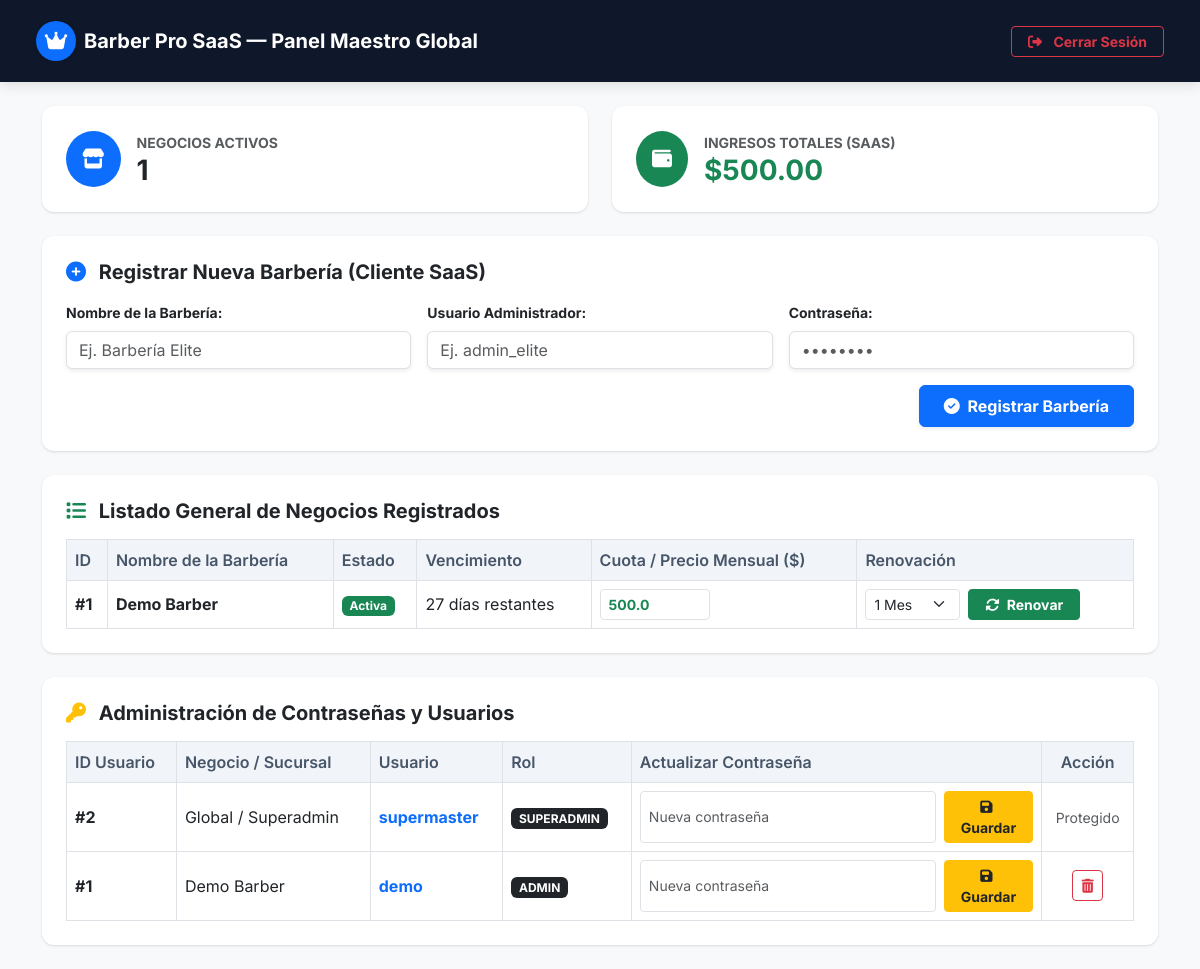
Page /superadmin (signed in) on the committed database.
### tables this page shows
CREATE TABLE negocios (
                id INTEGER PRIMARY KEY AUTOINCREMENT,
                nombre_barberia TEXT,
                dias_restantes INTEGER DEFAULT 27,
                precio_mensual REAL DEFAULT 500.0
            );

CREATE TABLE usuarios (
                id INTEGER PRIMARY KEY AUTOINCREMENT,
                id_negocio INTEGER,
                usuario TEXT,
                password TEXT,
                rol TEXT,
                cambiar_password INTEGER DEFAULT 0,
                FOREIGN KEY(id_negocio) REFERENCES negocios(id)
            );

### app.py (the view)
@app.route('/superadmin')
def superadmin():
    if session.get('rol') != 'superadmin':
        return redirect(url_for('login'))
    negocios = db.obtener_negocios_saas()
    ingresos_globales = db.obtener_ingresos_saas_totales()
    usuarios_globales = db.obtener_todos_los_usuarios()
    return render_template('superadmin.html',
                           negocios_python=negocios,
                           ingresos_globales=ingresos_globales,
                           usuarios_globales=usuarios_globales)

### app.py (called while the page is built)
@app.before_request
def guardia():
    rutas_publicas = ['login', 'login_demo', 'seleccionar_sucursal', 'suscripcion_vencida', 'forzar_cambio_password', 'abrir_caja_diaria_obligatoria']
    if request.endpoint not in rutas_publicas and request.endpoint != 'static':
        if 'usuario_logeado' not in session:
            return redirect(url_for('login'))
        if session.get('es_demo') and 'demo_expiracion' in session:
            if datetime.now().timestamp() > session['demo_expiracion']:
                session.clear()
                return redirect(url_for('login'))

### base_datos.py (called while the page is built)
    def conectar(self):
        return sqlite3.connect(self.nombre_bd)

    def obtener_negocios_saas(self):
        conexion = self.conectar()
        cursor = conexion.cursor()
        cursor.execute("SELECT id, nombre_barberia, dias_restantes, precio_mensual FROM negocios")
        n = cursor.fetchall()
        conexion.close()
        return n

    def obtener_ingresos_saas_totales(self):
        conexion = self.conectar()
        cursor = conexion.cursor()
        cursor.execute("SELECT SUM(monto) FROM ingresos_saas")
        total = cursor.fetchone()[0] or 0.0
        if total == 0.0:
            cursor.execute("SELECT SUM(precio_mensual) FROM negocios")
            total = cursor.fetchone()[0] or 0.0
        conexion.close()
        return total

    def obtener_todos_los_usuarios(self):
        conexion = self.conectar()
        cursor = conexion.cursor()
        cursor.execute("""
            SELECT u.id, COALESCE(n.nombre_barberia, 'Global / Superadmin'), u.usuario, u.rol
            FROM usuarios u
            LEFT JOIN negocios n ON u.id_negocio = n.id
            ORDER BY n.nombre_barberia ASC, u.usuario ASC
        """)
        usuarios = cursor.fetchall()
        conexion.close()
        return usuarios

### templates/superadmin.html (shortened to what this page needs)
<!DOCTYPE html>
<html lang="es">
<head>
    <link href="https://cdn.jsdelivr.net/npm/bootstrap@5.3.0/dist/css/bootstrap.min.css" rel="stylesheet">
    <link rel="stylesheet" href="https://cdnjs.cloudflare.com/ajax/libs/font-awesome/6.4.0/css/all.min.css">
</head>
<body>
<nav class="navbar navbar-saas navbar-dark px-4 py-3">
    <div class="container-fluid">
        <span class="navbar-brand fw-bold d-flex align-items-center">
            <span class="bg-primary text-white p-2 rounded-circle me-2 d-inline-flex align-items-center justify-content-center shadow-sm" style="width: 40px; height: 40px;">
                <i class="fas fa-crown"></i>
            </span>
            Barber Pro SaaS — Panel Maestro Global
        </span>
        <a href="/logout" class="btn btn-outline-danger btn-sm fw-bold px-3"><i class="fas fa-sign-out-alt me-2"></i> Cerrar Sesión</a>
    </div>
</nav>
<div class="container py-4">
    <div class="row g-4 mb-4">
        <div class="col-md-6">
            <div class="card p-4 bg-white">
                <div class="d-flex align-items-center">
                    <div class="flex-shrink-0 bg-primary text-white p-3 rounded-circle me-3">
                        <i class="fas fa-store fa-lg"></i>
                    </div>
                    <div>
                        <span class="text-muted small text-uppercase fw-bold">Negocios Activos</span>
                        <h3 class="fw-bold text-dark mb-0">{{ negocios_python|length }}</h3>
                    </div>
                </div>
            </div>
        </div>
        <div class="col-md-6">
            <div class="card p-4 bg-white">
                <div class="d-flex align-items-center">
                    <div class="flex-shrink-0 bg-success text-white p-3 rounded-circle me-3">
                        <i class="fas fa-wallet fa-lg"></i>
                    </div>
                    <div>
                        <span class="text-muted small text-uppercase fw-bold">Ingresos Totales (SaaS)</span>
                        <h3 class="fw-bold text-success mb-0">${{ "%.2f"|format(ingresos_globales) }}</h3>
                    </div>
                </div>
            </div>
        </div>
    </div>
    <div class="card p-4 mb-4 bg-white">
        <h5 class="fw-bold text-dark mb-3"><i class="fas fa-plus-circle text-primary me-2"></i> Registrar Nueva Barbería (Cliente SaaS)</h5>
        <form action="/registrar_negocio_saas" method="POST">
            <div class="row g-3">
                <div class="col-md-4">
                    <label class="form-label small fw-bold">Nombre de la Barbería:</label>
                    <input type="text" name="nombre_barberia" class="form-control shadow-sm" required placeholder="Ej. Barbería Elite">
                </div>
                <div class="col-md-4">
                    <label class="form-label small fw-bold">Usuario Administrador:</label>
                    <input type="text" name="usuario_admin" class="form-control shadow-sm" required placeholder="Ej. admin_elite">
                </div>
                <div class="col-md-4">
                    <label class="form-label small fw-bold">Contraseña:</label>
                    <input type="password" name="password_admin" class="form-control shadow-sm" required placeholder="••••••••">
                </div>
            </div>
            <div class="mt-3 text-end">
                <button type="submit" class="btn btn-primary fw-bold px-4 py-2 shadow-sm">
                    <i class="fas fa-check-circle me-1"></i> Registrar Barbería
                </button>
            </div>
        </form>
    </div>
    <div class="card p-4 mb-4 bg-white">
        <h5 class="fw-bold text-dark mb-3"><i class="fas fa-list text-success me-2"></i> Listado General de Negocios Registrados</h5>
        <div class="table-responsive">
            <table class="table table-bordered align-middle mb-0">
                <thead>
                    <tr>
                        <th>ID</th>
                        <th>Nombre de la Barbería</th>
                        <th>Estado</th>
                        <th>Vencimiento</th>
                        <th>Cuota / Precio Mensual ($)</th>
                        <th>Renovación</th>
                    </tr>
                </thead>
                <tbody>
                    {% for neg in negocios_python %}
                    <tr>
                        <td class="fw-bold">#{{ neg[0] }}</td>
                        <td class="fw-bold text-dark">{{ neg[1] }}</td>
                        <td>
                            {% if neg[2] > 0 %}
                                <span class="badge bg-success">Activa</span>
                            {% else %}
                                <span class="badge bg-danger">Vencida</span>
                            {% endif %}
                        </td>
                        <td>{{ neg[2] }} días restantes</td>
                        <form action="/renovar_negocio_saas" method="POST">
                            <td>
                                <input type="number" step="0.01" name="precio_mensual" value="{{ neg[3] }}" class="form-control form-control-sm fw-bold text-success" style="width: 110px;" required onfocus="this.select()">
                            </td>
                            <td>
                                <div class="d-flex align-items-center gap-2">
                                    <select name="periodo_meses" class="form-select form-select-sm" style="width: 95px;">
                                        <option value="1">1 Mes</option>
                                    </select>
                                    <button type="submit" class="btn btn-success btn-sm fw-bold px-3">
                                        <i class="fas fa-sync-alt me-1"></i> Renovar
                                    </button>
                                </div>
                            </td>
                        </form>
                    </tr>
                    {% else %}
                    <tr>
                        <td colspan="6" class="text-center text-muted py-4">No hay negocios registrados.</td>
                    </tr>
                    {% endfor %}
                </tbody>
            </table>
        </div>
    </div>
    <div class="card p-4 bg-white">
        <h5 class="fw-bold text-dark mb-3"><i class="fas fa-key text-warning me-2"></i> Administración de Contraseñas y Usuarios</h5>
        <div class="table-responsive">
            <table class="table table-bordered align-middle mb-0">
                <thead>
                    <tr>
                        <th>ID Usuario</th>
                        <th>Negocio / Sucursal</th>
                        <th>Usuario</th>
                        <th>Rol</th>
                        <th>Actualizar Contraseña</th>
                        <th class="text-center">Acción</th>
                    </tr>
                </thead>
                <tbody>
                    {% for u in usuarios_globales %}
                    <tr>
                        <td class="fw-bold">#{{ u[0] }}</td>
                        <td>{{ u[1] }}</td>
                        <td class="fw-bold text-primary">{{ u[2] }}</td>
                        <td><span class="badge bg-dark text-uppercase">{{ u[3] }}</span></td>
                        <td>
                            <form action="/actualizar_password_global" method="POST" class="d-flex gap-2">
                                <input type="password" name="nueva_password" class="form-control form-control-sm" placeholder="Nueva contraseña" required onfocus="this.select()">
                                <button type="submit" class="btn btn-warning btn-sm fw-bold px-3 text-dark">
                                    <i class="fas fa-save me-1"></i> Guardar
                                </button>
                            </form>
                        </td>
                        <td class="text-center">
                            {% if u[2] != 'supermaster' %}
                            <a href="/eliminar_usuario_global/{{ u[0] }}" class="btn btn-outline-danger btn-sm fw-bold" onclick="return confirm('¿Seguro que deseas eliminar este usuario?');">
                                <i class="fas fa-trash-alt"></i>
                            </a>
                            {% else %}
                            <span class="text-muted small">Protegido</span>
                            {% endif %}
                        </td>
                    </tr>
                    {% else %}
                    <tr>
                        <td colspan="6" class="text-center text-muted py-4">No hay usuarios registrados.</td>
                    </tr>
                    {% endfor %}
                </tbody>
            </table>
        </div>
    </div>
</div>
</body>
</html>

### templates/superadmin.html (style rules this page uses)
body { font-family: 'Inter', sans-serif; background-color: #f8f9fa; color: #334155; }
.navbar-saas { background: #0f172a; box-shadow: 0 4px 12px rgba(0,0,0,0.1); }
.card { border: none; border-radius: 12px; box-shadow: 0 1px 3px 0 rgba(0, 0, 0, 0.1), 0 1px 2px -1px rgba(0, 0, 0, 0.1); }
.table th { font-weight: 600; color: #475569; background-color: #f1f5f9; }

### rows in the picture
negocios: id "1", nombre_barberia "Demo Barber", shows "Activa", dias_restantes "27", precio_mensual "500.0"
usuarios: id "2", u "Global / Superadmin", usuario "supermaster", rol "SUPERADMIN", shows "Protegido"
usuarios: id "1", u "Demo Barber", usuario "demo", rol "ADMIN"

### other values in the picture
{{ negocios_python|length }} "1"
{{ "%.2f"|format(ingresos_globales) }} "500.00"
